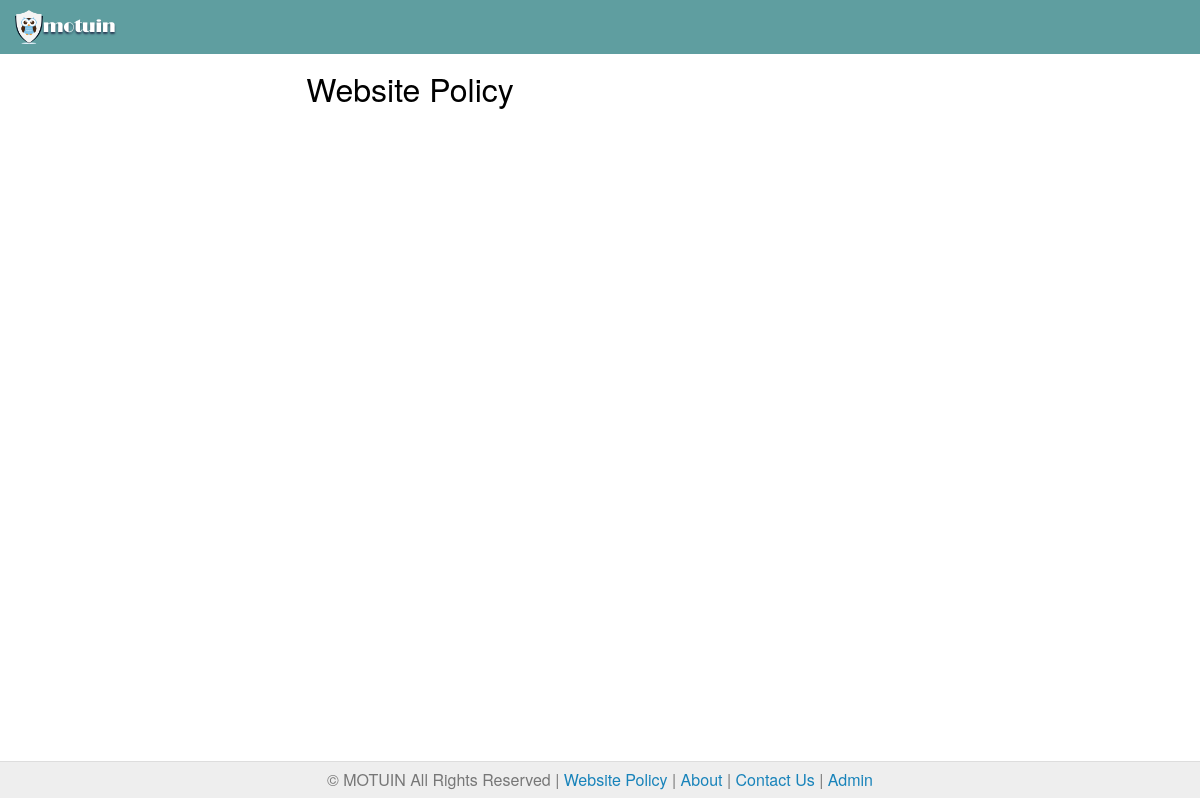
Page /index.php/policy on the earlier database version.
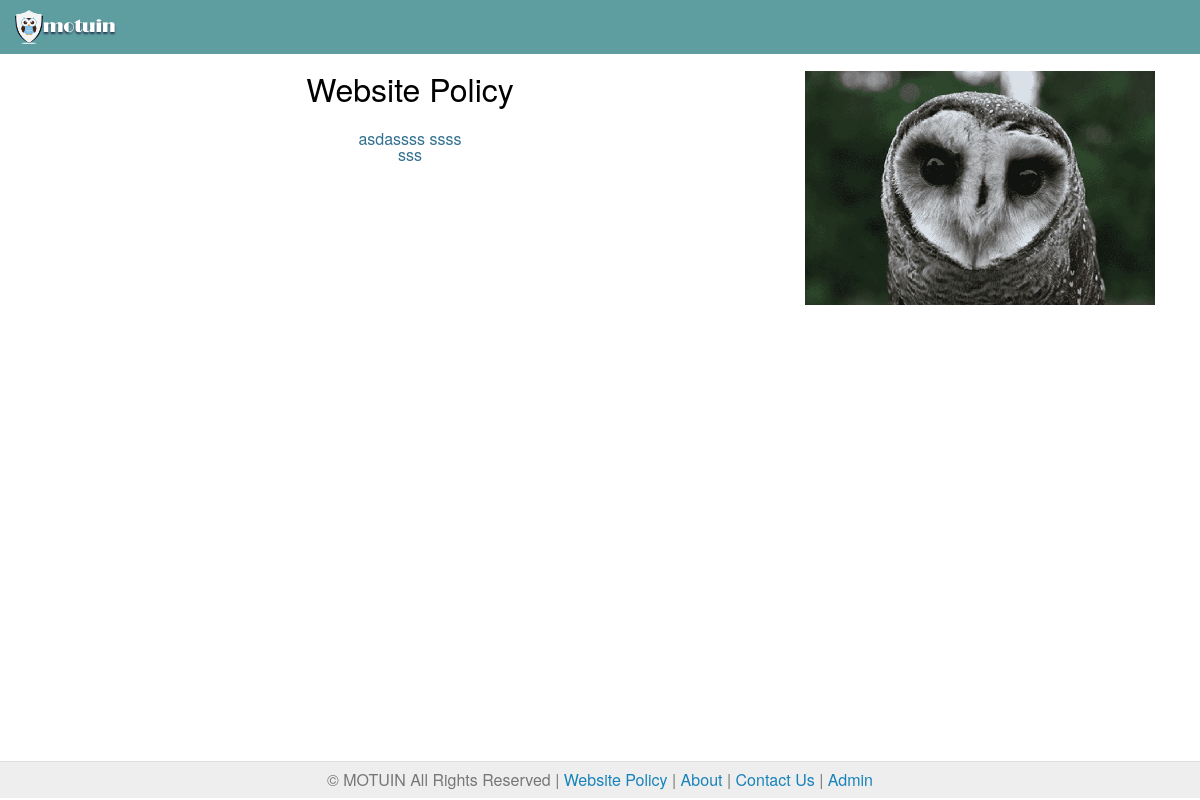
Same page on the later database version.
### tables this page shows
CREATE TABLE IF NOT EXISTS `tbl_advertise` (
  `ta_id` int(20) NOT NULL AUTO_INCREMENT,
  `ta_imagename` varchar(150) NOT NULL,
  `ta_info` varchar(255) NOT NULL,
  PRIMARY KEY (`ta_id`)
);

### application/controllers/Policy.php (called while the page is built, shortened)
<?php
class Policy extends CI_Controller {
    public function index() {
        $data['title'] = 'Image Search - Policy';
        $this->load->model('content_model');
        $data['content'] = $this->content_model->get_content('policy');
        $this->load->model('advertise_model');
        $rows = $this->advertise_model->get_rows();
        $items = array();
        foreach ($rows as $row) {
            $item = array();
            $item['id'] = $row->{'ta_id'};
            $item['imagename'] = $row->{'ta_imagename'};
            $item['info'] = $row->{'ta_info'};
            $items[] = $item;
        }
        $data['advertise_items'] = $items;
        $this->load->view('includes/header', $data);
        $this->load->view('policy/index');
        $this->load->view('includes/footerbar2');
        $this->load->view('includes/footer');
    }
}

### index.php (called while the page is built, shortened)
<?php
require_once BASEPATH.'core/CodeIgniter.php';

### application/models/Advertise_model.php (called while the page is built, shortened)
<?php
class Advertise_model extends CI_Model {
    private $table = "tbl_advertise";
    function get_rows()
    {
        $query = $this->db->get_where($this->table);
        return $query->result();
    }
}

### application/views/policy/index.php (the view)
<div class="header general">
      <div class="col-sm-12 logo">
        <img src="<?php echo site_url('assets/images/logo.png');?>" style="height: 100%;">
        <span class="title-font-small">motuin</span>
      </div>
</div>
<div class="container" role="main" style="min-height: calc(100vh - 95px);">
  <div class ="starter-template col-md-8">
      <h1 style="margin-bottom: 25px; text-align: center;">Website Policy</h1>
      <span class="text-info"><?php echo isset($content) ? $content : ''; ?></span>
  </div>
  <div class ="starter-template col-md-4">
    <?php foreach ($advertise_items as $item) { ?>
      <img src="<?php echo site_url(ADVERTISE_PATH.$item['imagename']);?>" style="width: 100%; margin-bottom: 15px;">
    <?php } ?>
  </div>
</div>

Differences in the rows shown:
added tbl_advertise: ta_imagename (picture)
Other differences:
$content: (not shown) → "asdassss ssss sss"
